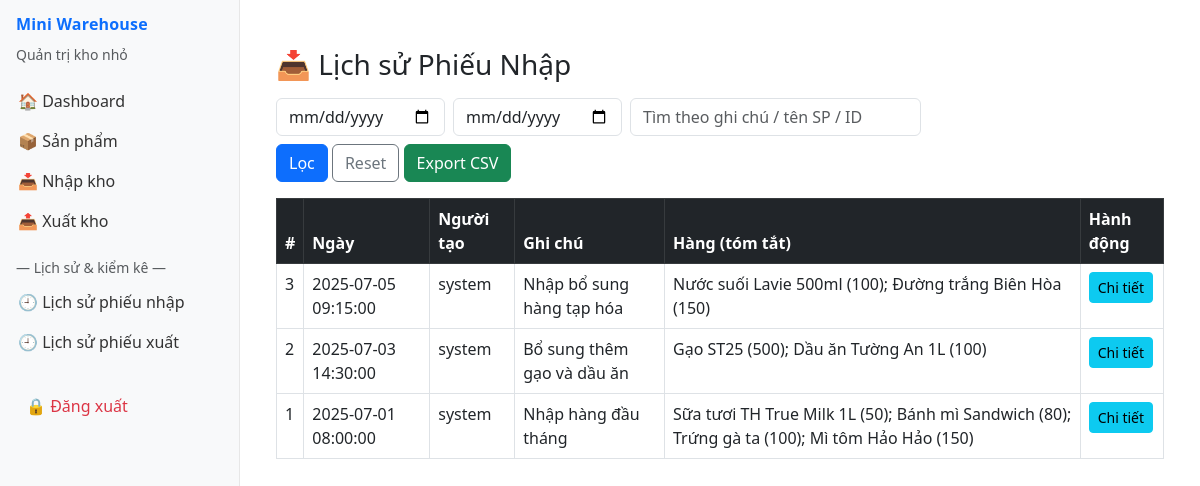
The page /public/phieu_nhap_list.php (signed in) on the database its author committed.
### tables this page shows
CREATE TABLE phieu_nhap (
    id INT AUTO_INCREMENT PRIMARY KEY,
    ngay_tao DATETIME DEFAULT CURRENT_TIMESTAMP,
    ghi_chu TEXT
);

### public/phieu_nhap_list.php (the view, shortened to what this page needs)
<?php
include __DIR__ . '/../includes/db_connect.php';
include __DIR__ . '/../includes/layouts/admin_layout.php';
$from = isset($_GET['from']) && $_GET['from'] !== '' ? $_GET['from'] : null;
$to   = isset($_GET['to']) && $_GET['to'] !== '' ? $_GET['to'] : null;
$q    = isset($_GET['q']) ? trim($_GET['q']) : '';
$dbName = $conn->query("SELECT DATABASE()")->fetch_row()[0];
$colCheckStmt = $conn->prepare("
  SELECT COUNT(*)
  FROM INFORMATION_SCHEMA.COLUMNS
  WHERE TABLE_SCHEMA = ? AND TABLE_NAME = 'phieu_nhap' AND COLUMN_NAME = 'created_by'
");
$colCheckStmt->bind_param("s", $dbName);
$colCheckStmt->execute();
$colExists = $colCheckStmt->get_result()->fetch_row()[0] > 0;
if ($colExists) {
    $selectUser = "COALESCE(u.username,'system') AS created_by_name, ";
    $joinUser = "LEFT JOIN users u ON p.created_by = u.id ";
} else {
    $selectUser = "'system' AS created_by_name, ";
    $joinUser = "";
}
$sql = "SELECT p.id, p.ngay_tao, p.ghi_chu, {$selectUser}
        GROUP_CONCAT(CONCAT(sp.ten_san_pham,' (', ct.so_luong, ')') SEPARATOR '; ') AS items
        FROM phieu_nhap p
        {$joinUser}
        JOIN chi_tiet_nhap ct ON ct.id_phieu_nhap = p.id
        JOIN san_pham sp ON sp.id = ct.id_san_pham
        WHERE 1=1 ";
$params = [];
$types = '';
$sql .= " GROUP BY p.id ORDER BY p.ngay_tao DESC LIMIT 1000";
if (!empty($params)) {
    $stmt = $conn->prepare($sql);
    $stmt->bind_param($types, ...$params);
    $stmt->execute();
    $res = $stmt->get_result();
} else {
    $res = $conn->query($sql);
}
?>
<div class="container mt-4">
  <h3 class="mb-3">📥 Lịch sử Phiếu Nhập</h3>
  <form class="row g-2 mb-3" method="get">
    <div class="col-auto"><input type="date" name="from" value="<?= htmlspecialchars($from ?? '') ?>" class="form-control"></div>
    <div class="col-auto"><input type="date" name="to"   value="<?= htmlspecialchars($to ?? '') ?>" class="form-control"></div>
    <div class="col-md-4"><input type="text" name="q" class="form-control" placeholder="Tìm theo ghi chú / tên SP / ID" value="<?= htmlspecialchars($q) ?>"></div>
    <div class="col-auto">
      <button class="btn btn-primary">Lọc</button>
      <a class="btn btn-outline-secondary" href="phieu_nhap_list.php">Reset</a>
      <a class="btn btn-success" href="<?= 'phieu_nhap_list.php?from=' . urlencode($from ?? '') . '&to=' . urlencode($to ?? '') . '&q=' . urlencode($q) . '&export=csv' ?>">Export CSV</a>
    </div>
  </form>
  <div class="table-responsive">
    <table class="table table-bordered">
      <thead class="table-dark">
        <tr><th>#</th><th>Ngày</th><th>Người tạo</th><th>Ghi chú</th><th>Hàng (tóm tắt)</th><th>Hành động</th></tr>
      </thead>
      <tbody>
      <?php if (!$res || $res->num_rows === 0): ?>
        <tr><td colspan="6" class="text-center">Không có phiếu nào.</td></tr>
      <?php else: while ($r = $res->fetch_assoc()): ?>
        <tr>
          <td><?= $r['id'] ?></td>
          <td><?= $r['ngay_tao'] ?></td>
          <td><?= htmlspecialchars($r['created_by_name']) ?></td>
          <td><?= htmlspecialchars($r['ghi_chu']) ?></td>
          <td class="text-start"><?= htmlspecialchars($r['items']) ?></td>
          <td><a href="phieu_nhap_detail.php?id=<?= $r['id'] ?>" class="btn btn-sm btn-info">Chi tiết</a></td>
        </tr>
      <?php endwhile; endif; ?>
      </tbody>
    </table>
  </div>
</div>

### includes/layouts/admin_layout.php (style rules this page uses)
:root { --sidebar-width:240px; }
body { min-height:100vh; display:flex; }

### rows shown on the page
phieu_nhap: id "3", ngay_tao "2025-07-05 09:15:00", created_by_name "system", ghi_chu "Nhập bổ sung hàng tạp hóa", items "Nước suối Lavie 500ml (100); Đường trắng Biên Hòa (150)"
phieu_nhap: id "2", ngay_tao "2025-07-03 14:30:00", created_by_name "system", ghi_chu "Bổ sung thêm gạo và dầu ăn", items "Gạo ST25 (500); Dầu ăn Tường An 1L (100)"
phieu_nhap: id "1", ngay_tao "2025-07-01 08:00:00", created_by_name "system", ghi_chu "Nhập hàng đầu tháng", items "Sữa tươi TH True Milk 1L (50); Bánh mì Sandwich (80); Trứng gà ta (100); Mì tôm Hảo Hảo (150)"
